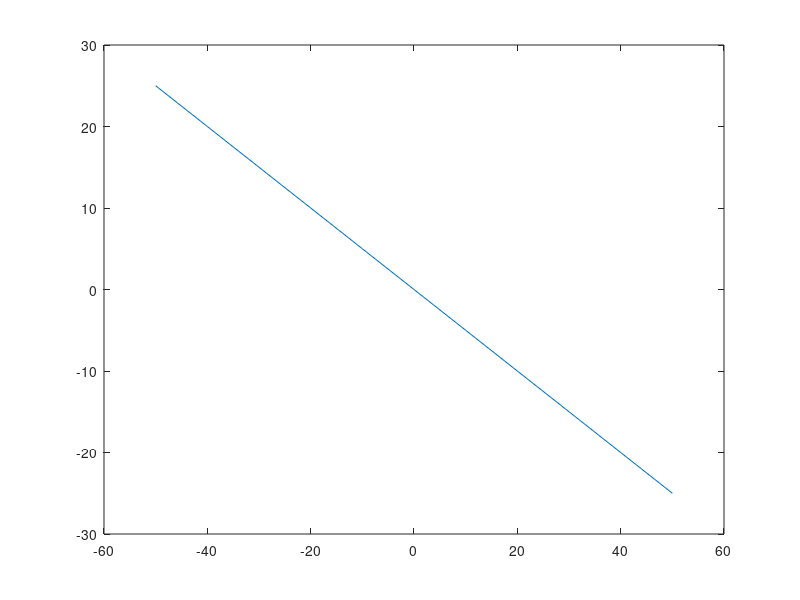

Write MATLAB code to recreate this figure.
% Author               Adriana trejo patricio 
% Date                  202123172
% Version                1
% Usage 15                :octave> /path/inecuaciones     
% Notes                    :Requiere aplicacion octave , usar su linea de comandos
%                     : https://octaveintro.readthedocs.io/en/latest/index.html
% limpiar variables
clear
%dominio de la funcion 
t = -50:10:50;
%Reglas de correspondencia (funcion)
y = t/2-t
%plotear funcion 
plot(t,y)

